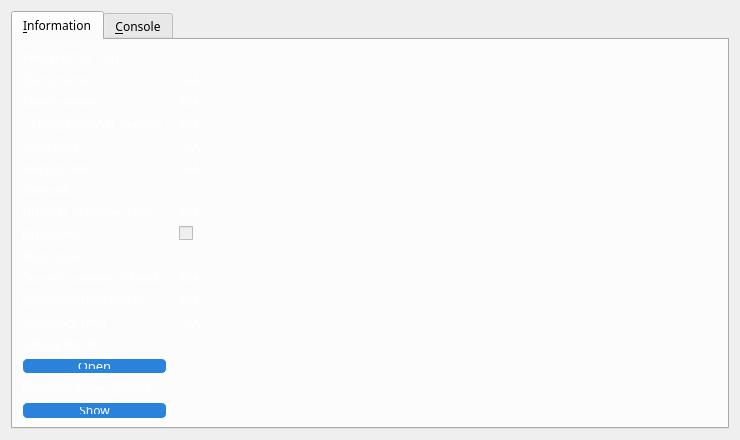
<?xml version="1.0" encoding="UTF-8"?>
<ui version="4.0">
 <class>RPCConsole</class>
 <widget class="QDialog" name="RPCConsole">
  <property name="geometry">
   <rect>
    <x>0</x>
    <y>0</y>
    <width>740</width>
    <height>440</height>
   </rect>
  </property>
  <property name="sizePolicy">
   <sizepolicy hsizetype="Fixed" vsizetype="Fixed">
    <horstretch>0</horstretch>
    <verstretch>0</verstretch>
   </sizepolicy>
  </property>
  <property name="minimumSize">
   <size>
    <width>740</width>
    <height>440</height>
   </size>
  </property>
  <property name="maximumSize">
   <size>
    <width>740</width>
    <height>440</height>
   </size>
  </property>
  <property name="windowTitle">
   <string>PreminePlus - Debug window</string>
  </property>
  <property name="styleSheet">
   <string notr="true">background:url(:/images/ccontrol);font-family:impact;</string>
  </property>
  <layout class="QVBoxLayout" name="verticalLayout_2">
   <item>
    <widget class="QTabWidget" name="tabWidget">
     <property name="styleSheet">
      <string notr="true"/>
     </property>
     <property name="currentIndex">
      <number>0</number>
     </property>
     <widget class="QWidget" name="tab_info">
      <property name="styleSheet">
       <string notr="true">background:rgba(255,255,255,50);color:white;</string>
      </property>
      <attribute name="title">
       <string>&amp;Information</string>
      </attribute>
      <layout class="QGridLayout" name="gridLayout" columnstretch="0,1">
       <property name="horizontalSpacing">
        <number>12</number>
       </property>
       <item row="0" column="0">
        <widget class="QLabel" name="label_9">
         <property name="font">
          <font>
           <family>impact</family>
          </font>
         </property>
         <property name="styleSheet">
          <string notr="true">background:none;</string>
         </property>
         <property name="text">
          <string>PreminePlus Core</string>
         </property>
        </widget>
       </item>
       <item row="1" column="0">
        <widget class="QLabel" name="label_5">
         <property name="styleSheet">
          <string notr="true">background:none;</string>
         </property>
         <property name="text">
          <string>Client name</string>
         </property>
        </widget>
       </item>
       <item row="1" column="1">
        <widget class="QLabel" name="clientName">
         <property name="cursor">
          <cursorShape>IBeamCursor</cursorShape>
         </property>
         <property name="styleSheet">
          <string notr="true">background:none;</string>
         </property>
         <property name="text">
          <string>N/A</string>
         </property>
         <property name="textFormat">
          <enum>Qt::PlainText</enum>
         </property>
         <property name="textInteractionFlags">
          <set>Qt::LinksAccessibleByMouse|Qt::TextSelectableByKeyboard|Qt::TextSelectableByMouse</set>
         </property>
        </widget>
       </item>
       <item row="2" column="0">
        <widget class="QLabel" name="label_6">
         <property name="styleSheet">
          <string notr="true">background:none;</string>
         </property>
         <property name="text">
          <string>Client version</string>
         </property>
        </widget>
       </item>
       <item row="2" column="1">
        <widget class="QLabel" name="clientVersion">
         <property name="cursor">
          <cursorShape>IBeamCursor</cursorShape>
         </property>
         <property name="styleSheet">
          <string notr="true">background:none;</string>
         </property>
         <property name="text">
          <string>N/A</string>
         </property>
         <property name="textFormat">
          <enum>Qt::PlainText</enum>
         </property>
         <property name="textInteractionFlags">
          <set>Qt::LinksAccessibleByMouse|Qt::TextSelectableByKeyboard|Qt::TextSelectableByMouse</set>
         </property>
        </widget>
       </item>
       <item row="3" column="0">
        <widget class="QLabel" name="label_14">
         <property name="styleSheet">
          <string notr="true">background:none;</string>
         </property>
         <property name="text">
          <string>Using OpenSSL version</string>
         </property>
         <property name="indent">
          <number>10</number>
         </property>
        </widget>
       </item>
       <item row="3" column="1">
        <widget class="QLabel" name="openSSLVersion">
         <property name="cursor">
          <cursorShape>IBeamCursor</cursorShape>
         </property>
         <property name="styleSheet">
          <string notr="true">background:none;</string>
         </property>
         <property name="text">
          <string>N/A</string>
         </property>
         <property name="textFormat">
          <enum>Qt::PlainText</enum>
         </property>
         <property name="textInteractionFlags">
          <set>Qt::LinksAccessibleByMouse|Qt::TextSelectableByKeyboard|Qt::TextSelectableByMouse</set>
         </property>
        </widget>
       </item>
       <item row="4" column="0">
        <widget class="QLabel" name="label_12">
         <property name="styleSheet">
          <string notr="true">background:none;</string>
         </property>
         <property name="text">
          <string>Build date</string>
         </property>
        </widget>
       </item>
       <item row="4" column="1">
        <widget class="QLabel" name="buildDate">
         <property name="cursor">
          <cursorShape>IBeamCursor</cursorShape>
         </property>
         <property name="styleSheet">
          <string notr="true">background:none;</string>
         </property>
         <property name="text">
          <string>N/A</string>
         </property>
         <property name="textFormat">
          <enum>Qt::PlainText</enum>
         </property>
         <property name="textInteractionFlags">
          <set>Qt::LinksAccessibleByMouse|Qt::TextSelectableByKeyboard|Qt::TextSelectableByMouse</set>
         </property>
        </widget>
       </item>
       <item row="5" column="0">
        <widget class="QLabel" name="label_13">
         <property name="styleSheet">
          <string notr="true">background:none;</string>
         </property>
         <property name="text">
          <string>Startup time</string>
         </property>
        </widget>
       </item>
       <item row="5" column="1">
        <widget class="QLabel" name="startupTime">
         <property name="cursor">
          <cursorShape>IBeamCursor</cursorShape>
         </property>
         <property name="styleSheet">
          <string notr="true">background:none;</string>
         </property>
         <property name="text">
          <string>N/A</string>
         </property>
         <property name="textFormat">
          <enum>Qt::PlainText</enum>
         </property>
         <property name="textInteractionFlags">
          <set>Qt::LinksAccessibleByMouse|Qt::TextSelectableByKeyboard|Qt::TextSelectableByMouse</set>
         </property>
        </widget>
       </item>
       <item row="6" column="0">
        <widget class="QLabel" name="label_11">
         <property name="font">
          <font>
           <family>impact</family>
          </font>
         </property>
         <property name="styleSheet">
          <string notr="true">background:none;</string>
         </property>
         <property name="text">
          <string>Network</string>
         </property>
        </widget>
       </item>
       <item row="7" column="0">
        <widget class="QLabel" name="label_7">
         <property name="styleSheet">
          <string notr="true">background:none;</string>
         </property>
         <property name="text">
          <string>Number of connections</string>
         </property>
        </widget>
       </item>
       <item row="7" column="1">
        <widget class="QLabel" name="numberOfConnections">
         <property name="cursor">
          <cursorShape>IBeamCursor</cursorShape>
         </property>
         <property name="styleSheet">
          <string notr="true">background:none;</string>
         </property>
         <property name="text">
          <string>N/A</string>
         </property>
         <property name="textFormat">
          <enum>Qt::PlainText</enum>
         </property>
         <property name="textInteractionFlags">
          <set>Qt::LinksAccessibleByMouse|Qt::TextSelectableByKeyboard|Qt::TextSelectableByMouse</set>
         </property>
        </widget>
       </item>
       <item row="8" column="0">
        <widget class="QLabel" name="label_8">
         <property name="styleSheet">
          <string notr="true">background:none;</string>
         </property>
         <property name="text">
          <string>On testnet</string>
         </property>
        </widget>
       </item>
       <item row="8" column="1">
        <widget class="QCheckBox" name="isTestNet">
         <property name="enabled">
          <bool>false</bool>
         </property>
         <property name="styleSheet">
          <string notr="true">background:none;</string>
         </property>
         <property name="text">
          <string/>
         </property>
        </widget>
       </item>
       <item row="9" column="0">
        <widget class="QLabel" name="label_10">
         <property name="font">
          <font>
           <family>impact</family>
          </font>
         </property>
         <property name="styleSheet">
          <string notr="true">background:none;</string>
         </property>
         <property name="text">
          <string>Block chain</string>
         </property>
        </widget>
       </item>
       <item row="10" column="0">
        <widget class="QLabel" name="label_3">
         <property name="styleSheet">
          <string notr="true">background:none;</string>
         </property>
         <property name="text">
          <string>Current number of blocks</string>
         </property>
        </widget>
       </item>
       <item row="10" column="1">
        <widget class="QLabel" name="numberOfBlocks">
         <property name="cursor">
          <cursorShape>IBeamCursor</cursorShape>
         </property>
         <property name="styleSheet">
          <string notr="true">background:none;</string>
         </property>
         <property name="text">
          <string>N/A</string>
         </property>
         <property name="textFormat">
          <enum>Qt::PlainText</enum>
         </property>
         <property name="textInteractionFlags">
          <set>Qt::LinksAccessibleByMouse|Qt::TextSelectableByKeyboard|Qt::TextSelectableByMouse</set>
         </property>
        </widget>
       </item>
       <item row="11" column="0">
        <widget class="QLabel" name="label_4">
         <property name="styleSheet">
          <string notr="true">background:none;</string>
         </property>
         <property name="text">
          <string>Estimated total blocks</string>
         </property>
        </widget>
       </item>
       <item row="11" column="1">
        <widget class="QLabel" name="totalBlocks">
         <property name="cursor">
          <cursorShape>IBeamCursor</cursorShape>
         </property>
         <property name="styleSheet">
          <string notr="true">background:none;</string>
         </property>
         <property name="text">
          <string>N/A</string>
         </property>
         <property name="textFormat">
          <enum>Qt::PlainText</enum>
         </property>
         <property name="textInteractionFlags">
          <set>Qt::LinksAccessibleByMouse|Qt::TextSelectableByKeyboard|Qt::TextSelectableByMouse</set>
         </property>
        </widget>
       </item>
       <item row="12" column="0">
        <widget class="QLabel" name="label_2">
         <property name="styleSheet">
          <string notr="true">background:none;</string>
         </property>
         <property name="text">
          <string>Last block time</string>
         </property>
        </widget>
       </item>
       <item row="12" column="1">
        <widget class="QLabel" name="lastBlockTime">
         <property name="cursor">
          <cursorShape>IBeamCursor</cursorShape>
         </property>
         <property name="styleSheet">
          <string notr="true">background:none;</string>
         </property>
         <property name="text">
          <string>N/A</string>
         </property>
         <property name="textFormat">
          <enum>Qt::PlainText</enum>
         </property>
         <property name="textInteractionFlags">
          <set>Qt::LinksAccessibleByMouse|Qt::TextSelectableByKeyboard|Qt::TextSelectableByMouse</set>
         </property>
        </widget>
       </item>
       <item row="13" column="0">
        <spacer name="verticalSpacer_2">
         <property name="orientation">
          <enum>Qt::Vertical</enum>
         </property>
         <property name="sizeHint" stdset="0">
          <size>
           <width>20</width>
           <height>20</height>
          </size>
         </property>
        </spacer>
       </item>
       <item row="14" column="0">
        <widget class="QLabel" name="labelDebugLogfile">
         <property name="font">
          <font>
           <family>impact</family>
          </font>
         </property>
         <property name="styleSheet">
          <string notr="true">background:none;</string>
         </property>
         <property name="text">
          <string>Debug log file</string>
         </property>
        </widget>
       </item>
       <item row="15" column="0">
        <widget class="QPushButton" name="openDebugLogfileButton">
         <property name="font">
          <font>
           <family>impact</family>
           <pointsize>10</pointsize>
          </font>
         </property>
         <property name="toolTip">
          <string>Open the PreminePlus debug log file from the current data directory. This can take a few seconds for large log files.</string>
         </property>
         <property name="styleSheet">
          <string notr="true">background: #2a82db; color: white; border-radius: 5px; padding:4px 28px;border:1px solid white;</string>
         </property>
         <property name="text">
          <string>&amp;Open</string>
         </property>
         <property name="autoDefault">
          <bool>false</bool>
         </property>
        </widget>
       </item>
       <item row="16" column="0">
        <widget class="QLabel" name="labelCLOptions">
         <property name="font">
          <font>
           <family>impact</family>
          </font>
         </property>
         <property name="styleSheet">
          <string notr="true">background:none;</string>
         </property>
         <property name="text">
          <string>Command-line options</string>
         </property>
        </widget>
       </item>
       <item row="17" column="0">
        <widget class="QPushButton" name="showCLOptionsButton">
         <property name="toolTip">
          <string>Show the PreminePlus-Qt help message to get a list with possible PreminePlus command-line options.</string>
         </property>
         <property name="styleSheet">
          <string notr="true">background: #2a82db; color: white; border-radius: 5px; padding:4px 28px;border:1px solid white;</string>
         </property>
         <property name="text">
          <string>&amp;Show</string>
         </property>
         <property name="autoDefault">
          <bool>false</bool>
         </property>
        </widget>
       </item>
       <item row="18" column="0">
        <spacer name="verticalSpacer">
         <property name="orientation">
          <enum>Qt::Vertical</enum>
         </property>
         <property name="sizeHint" stdset="0">
          <size>
           <width>20</width>
           <height>40</height>
          </size>
         </property>
        </spacer>
       </item>
      </layout>
     </widget>
     <widget class="QWidget" name="tab_console">
      <property name="styleSheet">
       <string notr="true">background:rgba(255,255,255,50);color:white;</string>
      </property>
      <attribute name="title">
       <string>&amp;Console</string>
      </attribute>
      <layout class="QVBoxLayout" name="verticalLayout_3">
       <property name="spacing">
        <number>3</number>
       </property>
       <item>
        <widget class="QTextEdit" name="messagesWidget">
         <property name="minimumSize">
          <size>
           <width>0</width>
           <height>100</height>
          </size>
         </property>
         <property name="styleSheet">
          <string notr="true">background:rgba(0,0,0,100)</string>
         </property>
         <property name="readOnly">
          <bool>true</bool>
         </property>
         <property name="tabKeyNavigation" stdset="0">
          <bool>false</bool>
         </property>
         <property name="columnCount" stdset="0">
          <number>2</number>
         </property>
        </widget>
       </item>
       <item>
        <layout class="QHBoxLayout" name="horizontalLayout">
         <property name="spacing">
          <number>3</number>
         </property>
         <item>
          <widget class="QLabel" name="label">
           <property name="styleSheet">
            <string notr="true">background:none;</string>
           </property>
           <property name="text">
            <string notr="true">&gt;</string>
           </property>
          </widget>
         </item>
         <item>
          <widget class="QLineEdit" name="lineEdit">
           <property name="styleSheet">
            <string notr="true">background:rgba(0,0,0,100)</string>
           </property>
          </widget>
         </item>
         <item>
          <widget class="QPushButton" name="clearButton">
           <property name="maximumSize">
            <size>
             <width>24</width>
             <height>24</height>
            </size>
           </property>
           <property name="toolTip">
            <string>Clear console</string>
           </property>
           <property name="styleSheet">
            <string notr="true">background: #2a82db; color: white; border-radius: 5px; padding:4px;border:1px solid white;</string>
           </property>
           <property name="text">
            <string/>
           </property>
           <property name="icon">
            <iconset resource="../bitcoin.qrc">
             <normaloff>:/icons/remove</normaloff>:/icons/remove</iconset>
           </property>
           <property name="shortcut">
            <string notr="true">Ctrl+L</string>
           </property>
           <property name="autoDefault">
            <bool>false</bool>
           </property>
          </widget>
         </item>
        </layout>
       </item>
      </layout>
     </widget>
    </widget>
   </item>
  </layout>
 </widget>
 <resources>
  <include location="../bitcoin.qrc"/>
 </resources>
 <connections/>
</ui>
